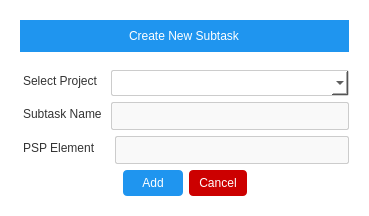
<?xml version="1.0" encoding="UTF-8"?>
<ui version="4.0">
 <class>Dialog</class>
 <widget class="QDialog" name="Dialog">
  <property name="geometry">
   <rect>
    <x>0</x>
    <y>0</y>
    <width>364</width>
    <height>216</height>
   </rect>
  </property>
  <property name="windowTitle">
   <string>Dialog</string>
  </property>
  <property name="styleSheet">
   <string notr="true">background-color: rgb(255, 255, 255);</string>
  </property>
  <layout class="QGridLayout" name="gridLayout">
   <item row="0" column="0">
    <widget class="QWidget" name="widget" native="true">
     <property name="styleSheet">
      <string notr="true">QComboBox{
border:1px solid #ccc;
padding:4px;
border-radius: 2px;


}
QComboBox:focus{

 border: 1px solid #0078d4;
            background-color: #fff;

}
QPushButton{
border:none;
border-radius:4px;
background-color:rgb(31, 149, 239);
color:white;
padding-right:10px;
padding-left:10px;
padding-top:6px;
padding-bottom:6px;


}
QPushButton:hover{
background-color:#1977bf;


}
QLineEdit{
color: #666;
font-size: 14px;
padding: 4px;
border: 1px solid #ccc;
border-radius: 2px;
background-color: #f9f9f9;
}
QLineEdit:focus {
            border: 1px solid #0078d4;
            background-color: #fff;
        }

</string>
     </property>
     <layout class="QVBoxLayout" name="verticalLayout">
      <item>
       <widget class="QWidget" name="header_widget" native="true">
        <property name="styleSheet">
         <string notr="true">background-color:rgb(31, 149, 239);
color:white;</string>
        </property>
        <layout class="QHBoxLayout" name="horizontalLayout">
         <item>
          <spacer name="horizontalSpacer">
           <property name="orientation">
            <enum>Qt::Horizontal</enum>
           </property>
           <property name="sizeHint" stdset="0">
            <size>
             <width>97</width>
             <height>8</height>
            </size>
           </property>
          </spacer>
         </item>
         <item>
          <widget class="QLabel" name="label">
           <property name="text">
            <string>Create New Subtask</string>
           </property>
          </widget>
         </item>
         <item>
          <spacer name="horizontalSpacer_2">
           <property name="orientation">
            <enum>Qt::Horizontal</enum>
           </property>
           <property name="sizeHint" stdset="0">
            <size>
             <width>96</width>
             <height>8</height>
            </size>
           </property>
          </spacer>
         </item>
        </layout>
       </widget>
      </item>
      <item>
       <spacer name="verticalSpacer">
        <property name="orientation">
         <enum>Qt::Vertical</enum>
        </property>
        <property name="sizeHint" stdset="0">
         <size>
          <width>20</width>
          <height>1</height>
         </size>
        </property>
       </spacer>
      </item>
      <item>
       <layout class="QHBoxLayout" name="horizontalLayout_3">
        <property name="spacing">
         <number>10</number>
        </property>
        <item>
         <widget class="QLabel" name="label_2">
          <property name="styleSheet">
           <string notr="true">QLabel {
   
    font-size: 12px;                    /* Medium font size */

    color: #333;                        /* Dark gray color */
    margin-bottom: 5px;                 /* Spacing below the label */
}
</string>
          </property>
          <property name="text">
           <string>Select Project</string>
          </property>
         </widget>
        </item>
        <item>
         <widget class="QComboBox" name="project_combo_box">
          <property name="sizePolicy">
           <sizepolicy hsizetype="Expanding" vsizetype="Fixed">
            <horstretch>0</horstretch>
            <verstretch>0</verstretch>
           </sizepolicy>
          </property>
          <property name="minimumSize">
           <size>
            <width>238</width>
            <height>0</height>
           </size>
          </property>
         </widget>
        </item>
       </layout>
      </item>
      <item>
       <layout class="QHBoxLayout" name="horizontalLayout_2">
        <item>
         <widget class="QLabel" name="label_3">
          <property name="styleSheet">
           <string notr="true">QLabel {
   
    font-size: 12px;                    /* Medium font size */

    color: #333;                        /* Dark gray color */
    margin-bottom: 5px;                 /* Spacing below the label */
}
</string>
          </property>
          <property name="text">
           <string>Subtask Name</string>
          </property>
         </widget>
        </item>
        <item>
         <widget class="QLineEdit" name="subtask_name_le">
          <property name="minimumSize">
           <size>
            <width>140</width>
            <height>0</height>
           </size>
          </property>
         </widget>
        </item>
       </layout>
      </item>
      <item>
       <layout class="QHBoxLayout" name="horizontalLayout_4">
        <property name="spacing">
         <number>16</number>
        </property>
        <item>
         <widget class="QLabel" name="label_4">
          <property name="styleSheet">
           <string notr="true">QLabel {
   
    font-size: 12px;                    /* Medium font size */

    color: #333;                        /* Dark gray color */
    margin-bottom: 5px;                 /* Spacing below the label */
}
</string>
          </property>
          <property name="text">
           <string>PSP Element</string>
          </property>
         </widget>
        </item>
        <item>
         <widget class="QLineEdit" name="psp_element_le">
          <property name="minimumSize">
           <size>
            <width>140</width>
            <height>0</height>
           </size>
          </property>
         </widget>
        </item>
       </layout>
      </item>
      <item>
       <layout class="QHBoxLayout" name="horizontalLayout_5">
        <item>
         <spacer name="horizontalSpacer_3">
          <property name="orientation">
           <enum>Qt::Horizontal</enum>
          </property>
          <property name="sizeHint" stdset="0">
           <size>
            <width>68</width>
            <height>20</height>
           </size>
          </property>
         </spacer>
        </item>
        <item>
         <widget class="QPushButton" name="add_subtask_btn">
          <property name="minimumSize">
           <size>
            <width>60</width>
            <height>0</height>
           </size>
          </property>
          <property name="cursor">
           <cursorShape>PointingHandCursor</cursorShape>
          </property>
          <property name="text">
           <string>Add</string>
          </property>
          <property name="checkable">
           <bool>true</bool>
          </property>
         </widget>
        </item>
        <item>
         <widget class="QPushButton" name="pushButton_2">
          <property name="cursor">
           <cursorShape>PointingHandCursor</cursorShape>
          </property>
          <property name="styleSheet">
           <string notr="true">background-color:#cc0000;

border-top-color: qradialgradient(spread:pad, cx:0.5, cy:0.5, radius:0.5, fx:0.5, fy:0.5, stop:0 rgba(255, 255, 255, 255), stop:0.1 rgba(255, 255, 255, 255), stop:0.2 rgba(255, 176, 176, 167), stop:0.3 rgba(255, 151, 151, 92), stop:0.4 rgba(255, 125, 125, 51), stop:0.5 rgba(255, 76, 76, 205), stop:0.52 rgba(255, 76, 76, 205), stop:0.6 rgba(255, 180, 180, 84), stop:1 rgba(255, 255, 255, 0));</string>
          </property>
          <property name="text">
           <string>Cancel</string>
          </property>
          <property name="checkable">
           <bool>true</bool>
          </property>
         </widget>
        </item>
        <item>
         <spacer name="horizontalSpacer_4">
          <property name="orientation">
           <enum>Qt::Horizontal</enum>
          </property>
          <property name="sizeHint" stdset="0">
           <size>
            <width>48</width>
            <height>20</height>
           </size>
          </property>
         </spacer>
        </item>
       </layout>
      </item>
     </layout>
    </widget>
   </item>
  </layout>
 </widget>
 <resources/>
 <connections>
  <connection>
   <sender>pushButton_2</sender>
   <signal>toggled(bool)</signal>
   <receiver>Dialog</receiver>
   <slot>close()</slot>
   <hints>
    <hint type="sourcelabel">
     <x>240</x>
     <y>188</y>
    </hint>
    <hint type="destinationlabel">
     <x>284</x>
     <y>215</y>
    </hint>
   </hints>
  </connection>
 </connections>
</ui>
